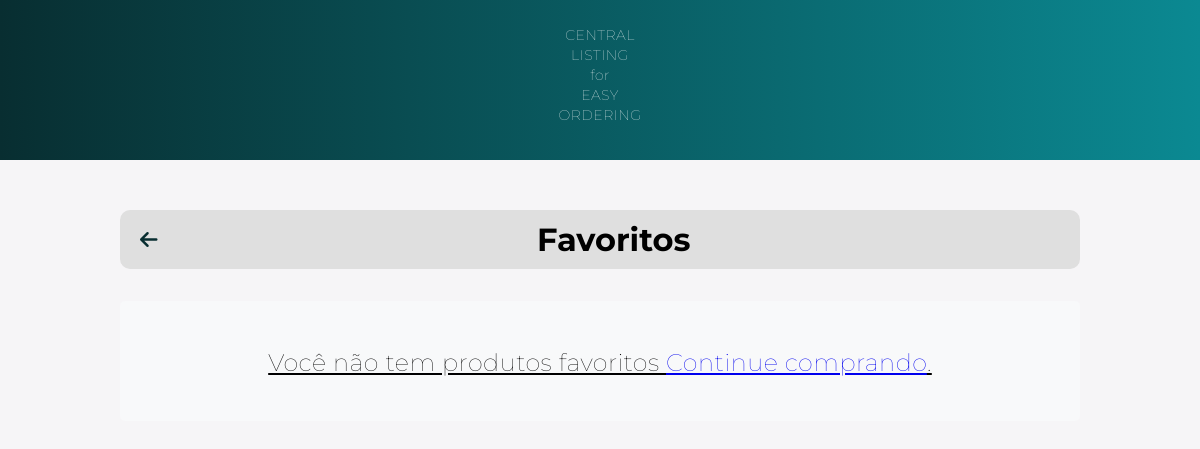
/list_favorite/ (signed in), run on an earlier commit of the app's database.
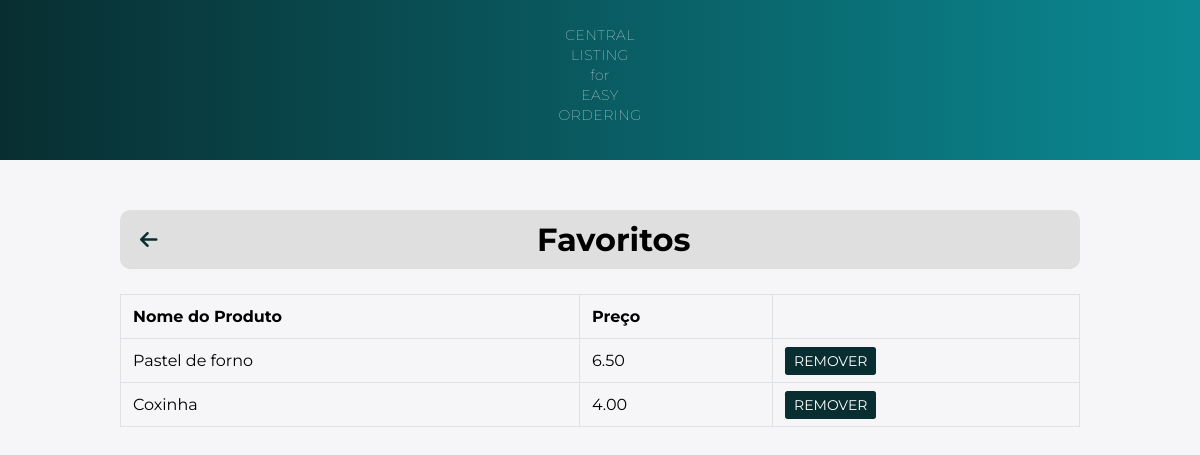
And on a later commit of the database.
### main/models.py (models this page shows, shortened)
class Favorite(models.Model):
    user = models.ForeignKey(User, on_delete=models.CASCADE)
    product = models.ForeignKey(FoodProduct, on_delete=models.CASCADE)

class FoodProduct(models.Model):
    name = models.CharField(max_length=255)
    price = models.DecimalField(max_digits=10, decimal_places=2)
    image = models.ImageField(upload_to='static/food_products/', default="static/food_products/default")
    description = models.TextField()
    ingredients = models.ManyToManyField(Ingredients, blank=True)

### main/views.py (the view)
# urls.py: path('list_favorite/', views.list_favorite, name='list_favorite'),
def list_favorite(request):
    favorite_item = Favorite.objects.filter(user=request.user)
    return render(request, 'favorite.html', {'list_favorite': favorite_item})

### templates/favorite.html (shortened to what this page needs)
{% load static %}
<!DOCTYPE html>
<html>
<head>
    <link rel="stylesheet" type="text/css" href="{% static './css/favorite.css' %}">
    <link rel="stylesheet" href="https://cdnjs.cloudflare.com/ajax/libs/font-awesome/6.4.0/css/all.min.css" />
</head>
<body>
    <nav>
        <p>CENTRAL<br>LISTING<br>for<br>EASY<br>ORDERING</p>
    </nav>
    <div class="container">
        <div class="top-bar">
            <a href="{% url 'home' %}" class="back-to-home">
                <i class="fas fa-arrow-left"></i>
            </a>
            <h1 class="top-bar-title">Favoritos</h1>
        </div>
    </div>
    <div class="container">
        <div class="row">
            <div class="col-12">
                {% if list_favorite %}
                <div class="table-container">
                <table class="table table-bordered">
                    <thead>
                        <tr>
                            <th>Nome do Produto</th>
                            <th>Preço</th>
                            <th></th>
                        </tr>
                    </thead>
                    <tbody>
                        {% for item in list_favorite %}
                        <tr>
                            <td>{{ item.product.name }}</td>
                            <td>{{ item.product.price }}</td>
                            <td>
                                <a href="{% url 'remove_favorite' item.product.id %}" class="btn btn-danger btn-sm" name="removeFavorite">Remover</a>
                            </td>
                        </tr>
                        {% endfor %}
                    </tbody>
                </table>
            </div>
                {% else %}
                <div class="empty-favorite-message">
                    <p>Você não tem produtos favoritos <a href="{% url 'home' %}">Continue comprando</a>.</p>
                </div>
                {% endif %}
            </div>
        </div>
    </div>
</body>
</html>

What changed in the data, as far as the page shows it:
added Favorite: product.name "Pastel de forno", product.price "6.50"
added Favorite: product.name "Coxinha", product.price "4.00"
Also different on the page:
text no longer shown: "Você não tem produtos favoritos Continue comprando ."
text now shown: "Nome do Produto Preço"
